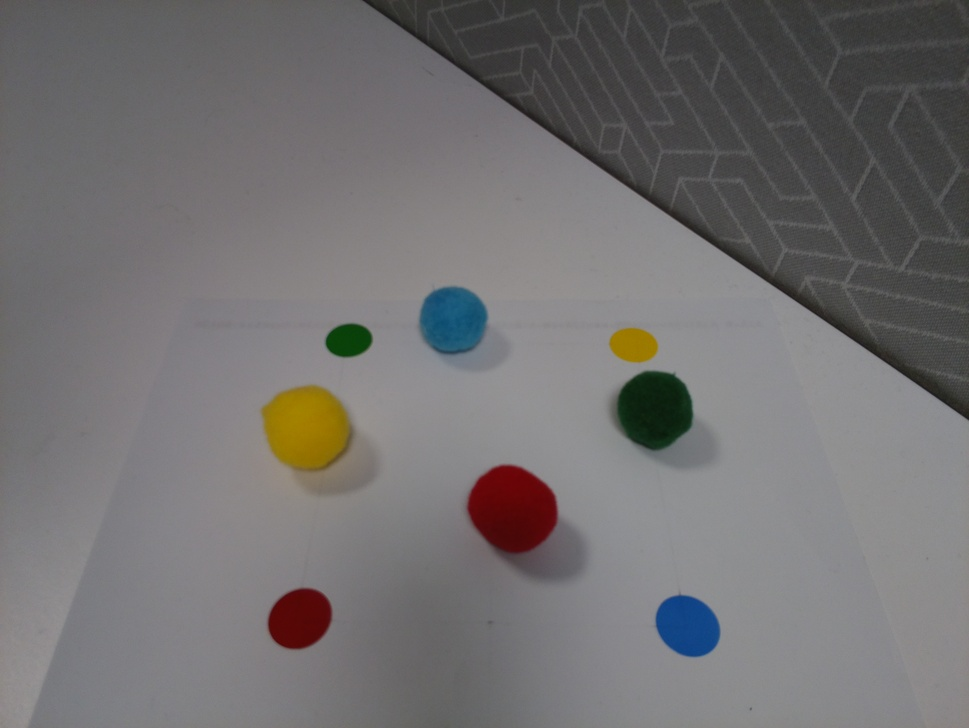
#> input picture Computer_vision_Workshops/opencv_prac/test1.jpg, 969 x 728 px, shrunk from 3280 x 2464 before the run
$ python homography1.py
#> lines starting #> are read from the running program, lines starting #| are printed output that depends on the picture
import cv2
import numpy as np


MAX_FEATURES = 500
GOOD_MATCH_PERCENT = 0.15


def alignImages(im1, im2):

  # Convert images to grayscale
  im1Gray = cv2.cvtColor(im1, cv2.COLOR_BGR2GRAY)
  im2Gray = cv2.cvtColor(im2, cv2.COLOR_BGR2GRAY)

  # Detect ORB features and compute descriptors.
  orb = cv2.ORB_create(MAX_FEATURES)
  keypoints1, descriptors1 = orb.detectAndCompute(im1Gray, None)
  keypoints2, descriptors2 = orb.detectAndCompute(im2Gray, None)

  # Match features.
  matcher = cv2.DescriptorMatcher_create(cv2.DESCRIPTOR_MATCHER_BRUTEFORCE_HAMMING)
  matches = matcher.match(descriptors1, descriptors2, None)

  # Sort matches by score
  matches.sort(key=lambda x: x.distance, reverse=False)

  # Remove not so good matches
  numGoodMatches = int(len(matches) * GOOD_MATCH_PERCENT)
  matches = matches[:numGoodMatches]

  # Draw top matches
  imMatches = cv2.drawMatches(im1, keypoints1, im2, keypoints2, matches, None)
  cv2.imwrite("matches.jpg", imMatches)

  # Extract location of good matches
  points1 = np.zeros((len(matches), 2), dtype=np.float32)
  points2 = np.zeros((len(matches), 2), dtype=np.float32)

  for i, match in enumerate(matches):
    points1[i, :] = keypoints1[match.queryIdx].pt
    points2[i, :] = keypoints2[match.trainIdx].pt

  # Find homography
  h, mask = cv2.findHomography(points1, points2, cv2.RANSAC)

  # Use homography
  height, width, channels = im2.shape
  im1Reg = cv2.warpPerspective(im1, h, (width, height))

  return im1Reg, h


if __name__ == '__main__':

  # Read reference image
  refFilename = "test1.jpg"
  print("Reading reference image : ", refFilename)
  imReference = cv2.imread(refFilename, cv2.IMREAD_COLOR)
#> imReference is the input picture: shape (728, 969, 3); mean B, G, R 113.1, 112.6, 114.5

  # Read image to be aligned
  imFilename = "test.jpg"
  print("Reading image to align : ", imFilename);
  im = cv2.imread(imFilename, cv2.IMREAD_COLOR)
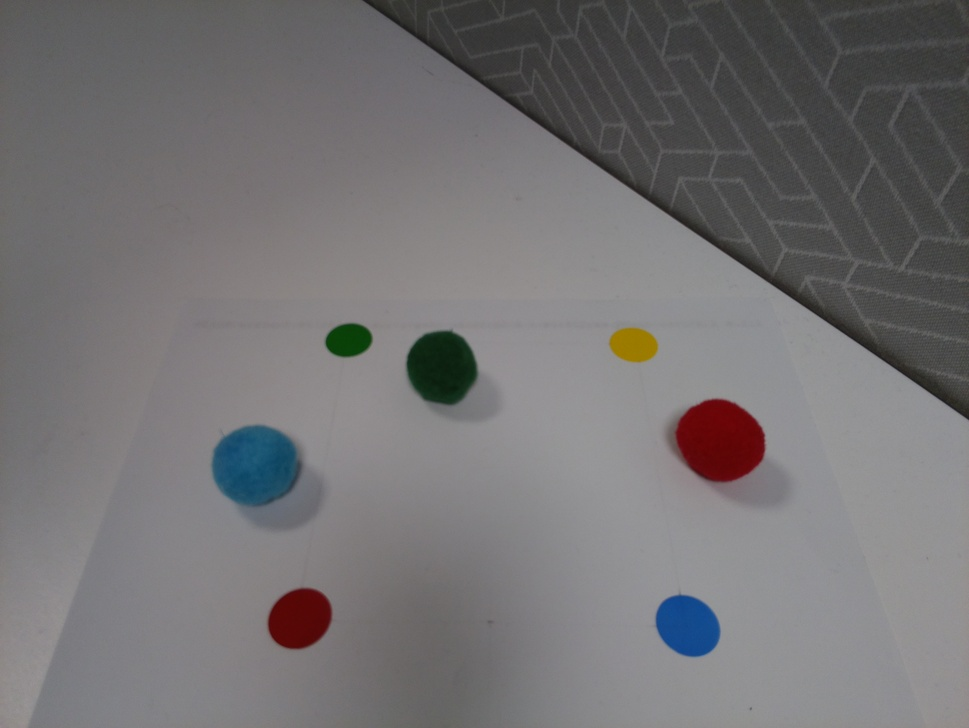
#> input picture Computer_vision_Workshops/opencv_prac/test.jpg, 969 x 728 px, shrunk from 3280 x 2464 before the run
#> im is the input picture: shape (728, 969, 3); mean B, G, R 115.6, 114.3, 116.1

  print("Aligning images ...")
  # Registered image will be resotred in imReg.
  # The estimated homography will be stored in h.
  imReg, h = alignImages(im, imReference)
#> in alignImages, `im1Gray = cv2.cvtColor(im1, cv2.COLOR_BGR2GRAY)`:
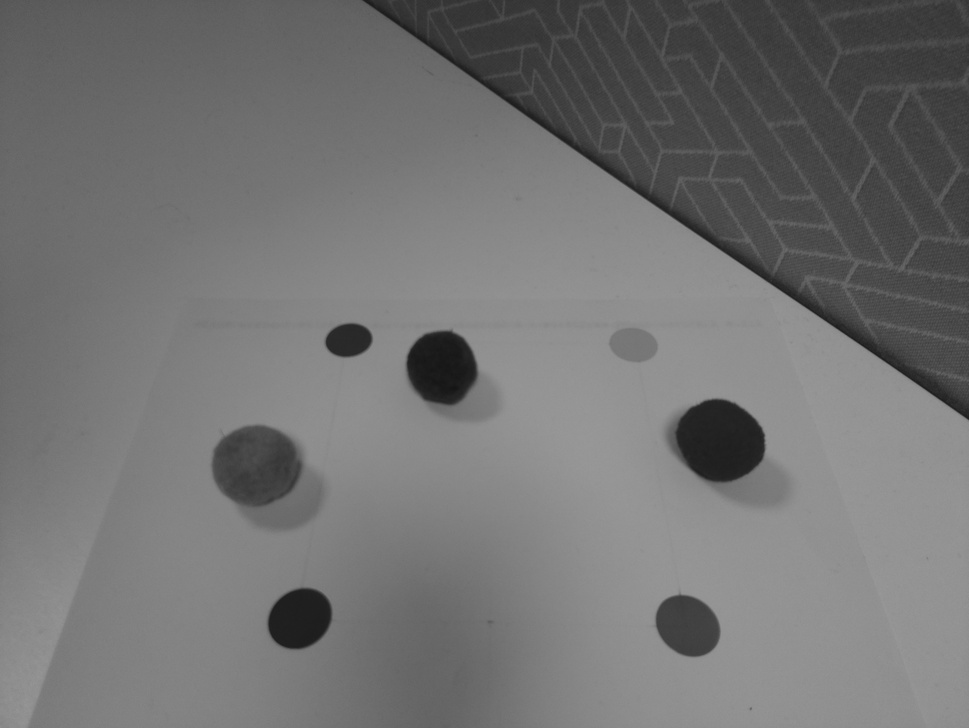
#> im1Gray: shape (728, 969); min 21, max 152, mean 115
#> in alignImages, `im2Gray = cv2.cvtColor(im2, cv2.COLOR_BGR2GRAY)`:
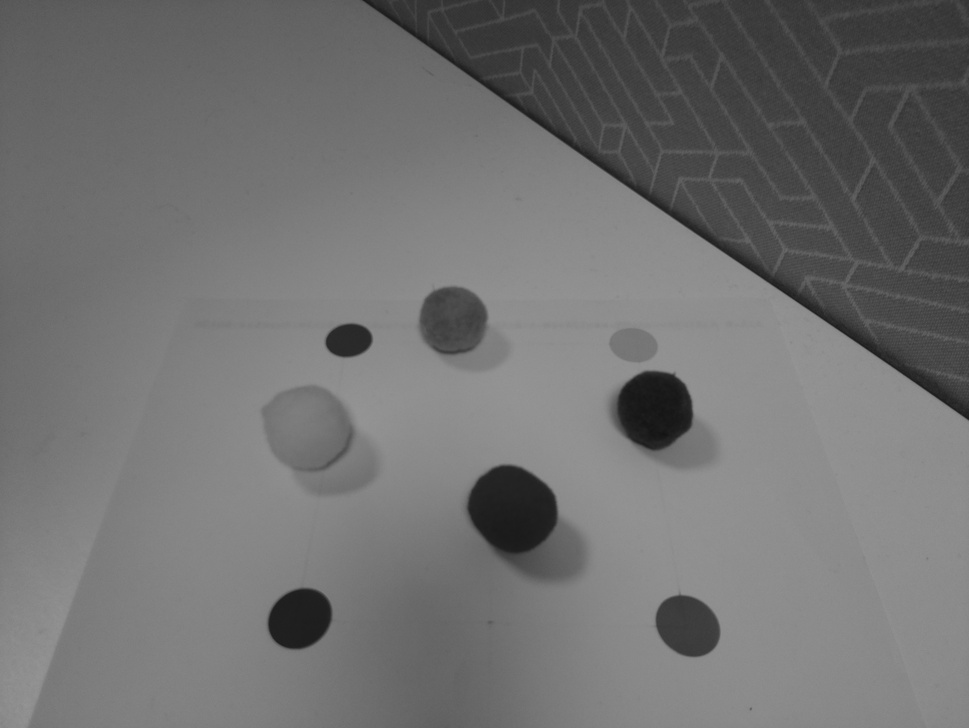
#> im2Gray: shape (728, 969); min 19, max 149, mean 113.2
#> in alignImages, `keypoints1, descriptors1 = orb.detectAndCompute(im1Gray, None)`: keypoints1 = 95 keypoints; strongest (x, y, size): (365, 333, 111.1), (365, 340, 111.1), (326, 344, 111.1), (367, 334, 92.6)
#> in alignImages, `keypoints2, descriptors2 = orb.detectAndCompute(im2Gray, None)`: keypoints2 = 81 keypoints; strongest (x, y, size): (365, 333, 111.1), (365, 340, 111.1), (326, 344, 111.1), (367, 334, 92.6)
#> in alignImages, `matches = matcher.match(descriptors1, descriptors2, None)`: matches = 95 matches
#> (the run stopped early here; a loop or call above may not have finished)
